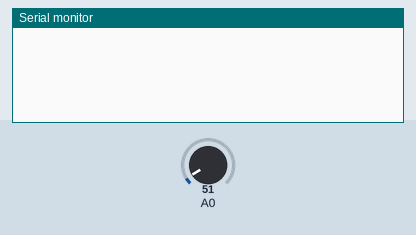
A sketch run on a simulated Arduino Uno, built with avr-gcc and run on an emulated ATmega328P. Shown: the last lines printed to the serial monitor. The test bench sets the inputs (shaded band); at power-on: A0 = 51.

Above: at 1.3 s.
1.4 s: A0 set to 61
At 3.6 s:
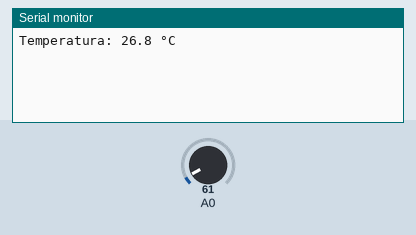
4.0 s: A0 set to 71
At 5.6 s:
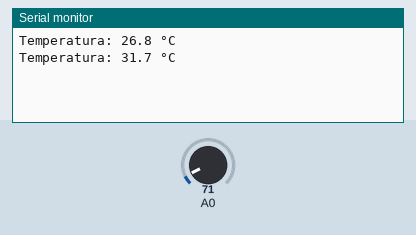
Timing chart, 0 to 7.1 s (numbered marks = the images above; inputs shaded):
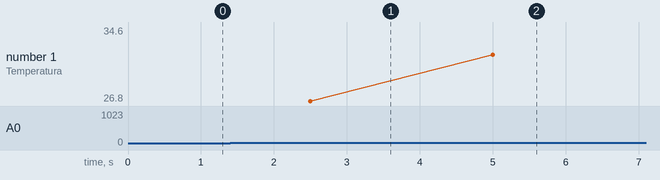

Measured:
- after the input at 1.4 s, the serial monitor: prints a new line after 1.1 s (image 1)
- after the input at 4.0 s, the serial monitor: prints a new line after 1.0 s (image 2)
- plotted number 1: 26.8 → 34.6 after the input at 4.0 s

The sketch:

LABORATORIO.INO.ino
```cpp
int SENSOR;
float TEMPERATURA;
float SUMA;

void setup() {
  Serial.begin(9600);
}

void loop() {
  SUMA = 0;

  for (int i = 0; i < 5; i++) {
    SENSOR = analogRead(A0);
    // LM35: voltaje en mV = (lectura * 5000) / 1023
    // Temperatura °C = voltaje / 10
    TEMPERATURA = (SENSOR * 4.88); // 5000 / 1023 ≈ 4.88 mV por unidad
    SUMA = SUMA + TEMPERATURA;
    delay(500);
  }

  float promedio = SUMA / 5.0;
  Serial.print("Temperatura: ");
  Serial.print(promedio / 10.0, 1); // Dividir entre 10 para °C
  Serial.println(" °C");
}
```
